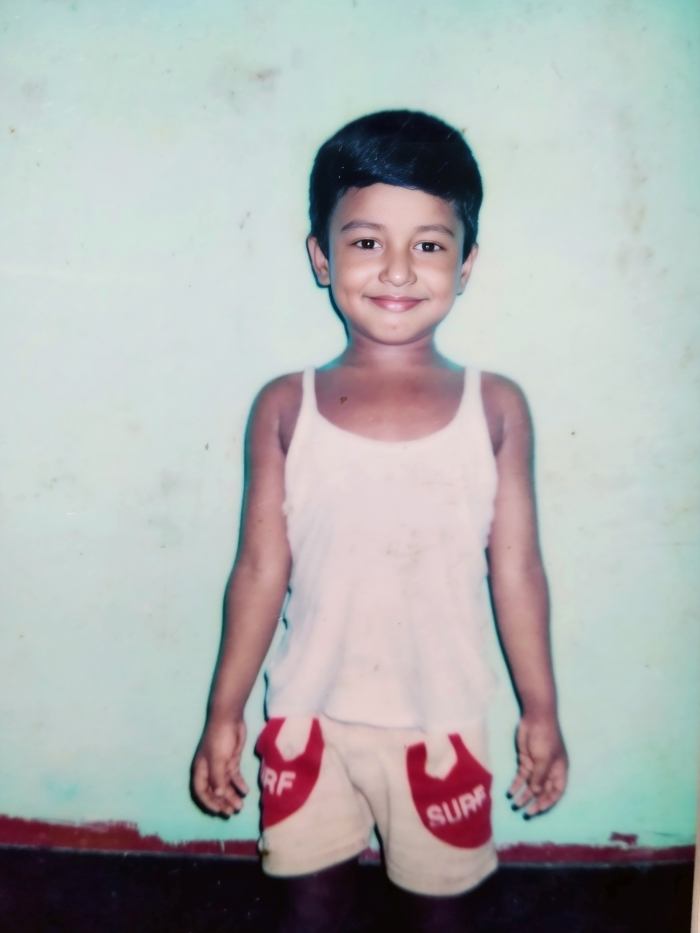
#> input picture images/i.jpg, 700 x 933 px
$ python histrogram_and_eqalization.py
#> lines starting #> are read from the running program, lines starting #| are printed output that depends on the picture
import cv2
import matplotlib.pyplot as plt

def plot_histogram(image, title, subplot_position):
    # Calculate histogram
    histogram = cv2.calcHist([image], [0], None, [256], [0, 256])

    # Plot histogram
    plt.subplot(subplot_position)
    plt.plot(histogram, color='blue')
    plt.xlabel('Pixel Intensity')
    plt.ylabel('Frequency')
    plt.title(title)

# Load the image
image_path = input("Enter the path to the image: ")
#> the answer given: images/i.jpg
image = cv2.imread(image_path)  # Read the image
#> image is the input picture: shape (933, 700, 3); mean B, G, R 176, 176.5, 174.5

if image is None:
    print("Error: Unable to read the image.")
else:
    # Convert the image to the LAB color space
    lab_image = cv2.cvtColor(image, cv2.COLOR_BGR2LAB)
#> lab_image: shape (933, 700, 3); mean of channels 0, 1, 2 181.5, 127.7, 128.4

    # Split the LAB image into channels
    l_channel, a_channel, b_channel = cv2.split(lab_image)
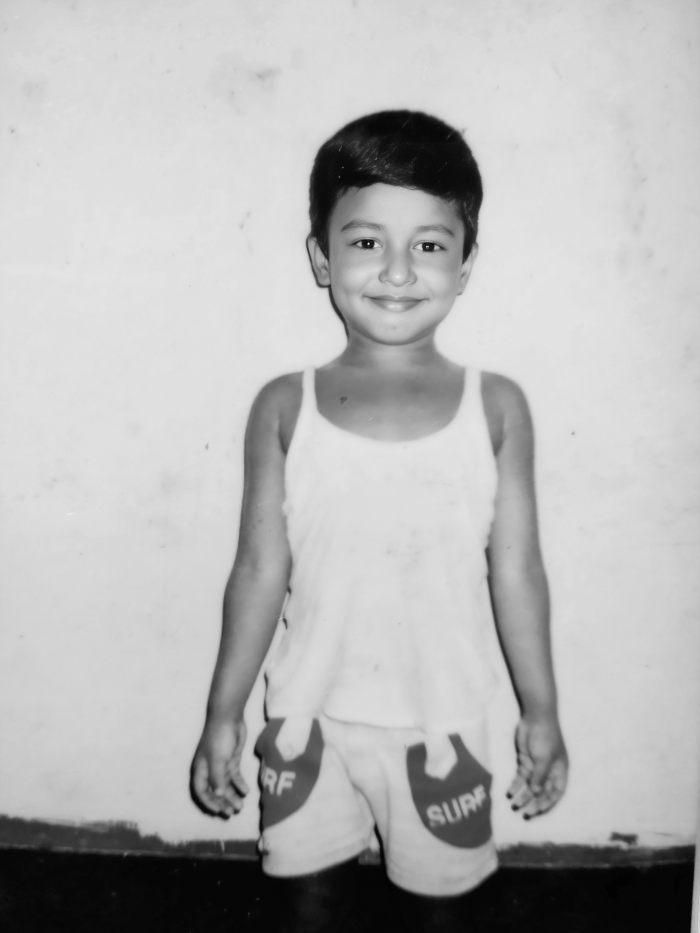
#> l_channel: shape (933, 700); min 2, max 237, mean 181.5
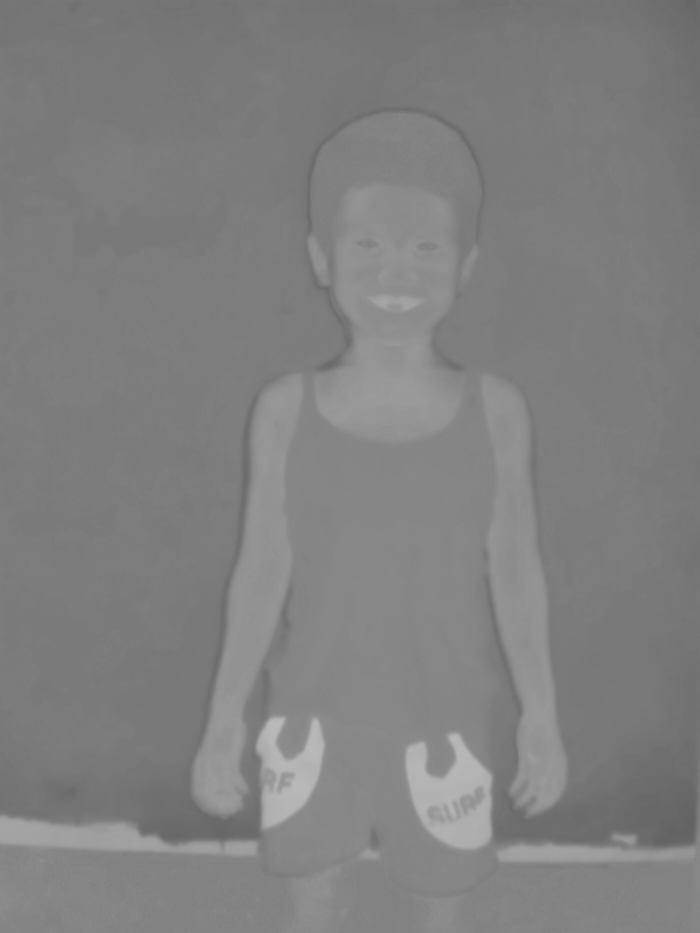
#> a_channel: shape (933, 700); min 98, max 186, mean 127.7
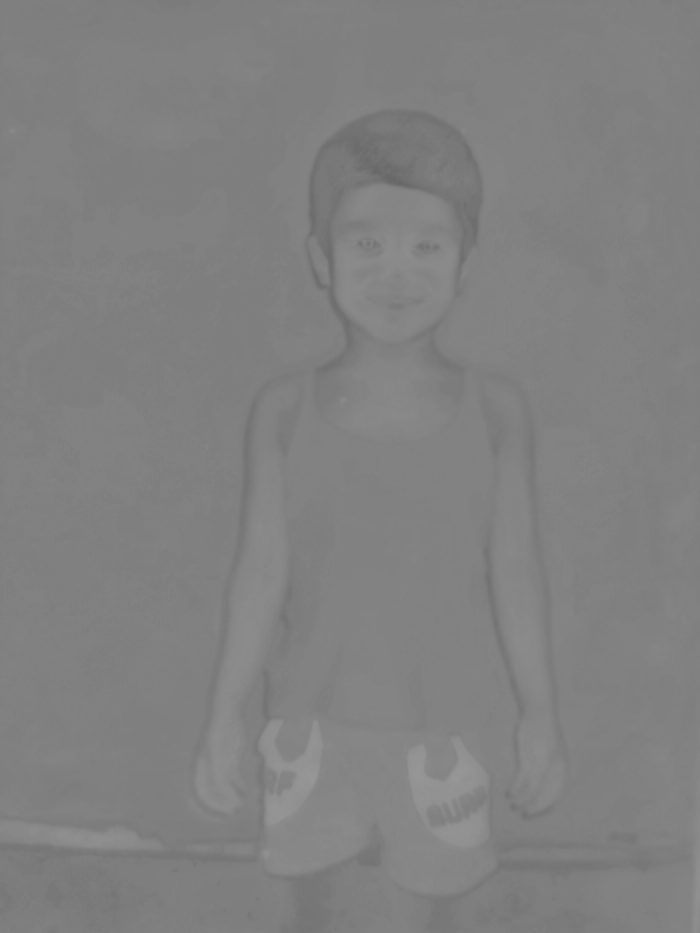
#> b_channel: shape (933, 700); min 103, max 151, mean 128.4

    # Perform histogram equalization on the L (luminance) channel
    equalized_l_channel = cv2.equalizeHist(l_channel)
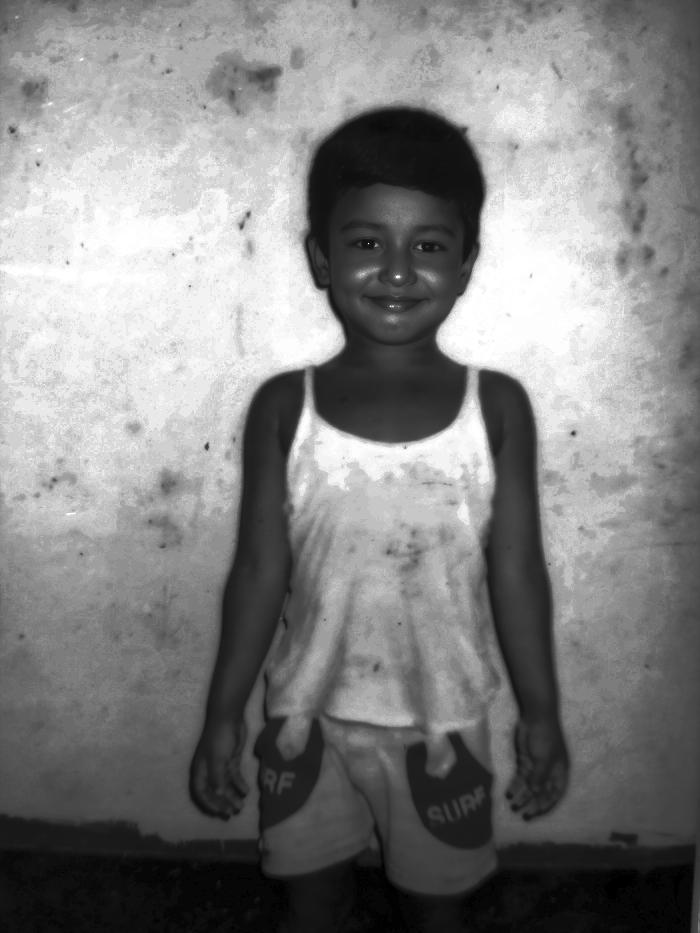
#> equalized_l_channel: shape (933, 700); min 0, max 255, mean 130.2

    # Plot histograms
    plt.figure(figsize=(12, 6))

    plt.subplots_adjust(wspace=0.5, hspace=0.5)  # Adjust the horizontal and vertical space between subplots

    plot_histogram(l_channel, 'Original Image Histogram', 231)
#> in plot_histogram, `histogram = cv2.calcHist([image], [0], None, [256], [0, 256])`: histogram = 256 values, max 37000 at index 223, min 0 at index 0, mean 2551.2
    plot_histogram(equalized_l_channel, 'Equalized Image Histogram', 234)

    # Merge the equalized L channel with the original A and B channels
    equalized_lab_image = cv2.merge((equalized_l_channel, a_channel, b_channel))
#> equalized_lab_image: shape (933, 700, 3); mean of channels 0, 1, 2 130.2, 127.7, 128.4

    # Convert the equalized LAB image back to the BGR color space
    equalized_image = cv2.cvtColor(equalized_lab_image, cv2.COLOR_LAB2BGR)
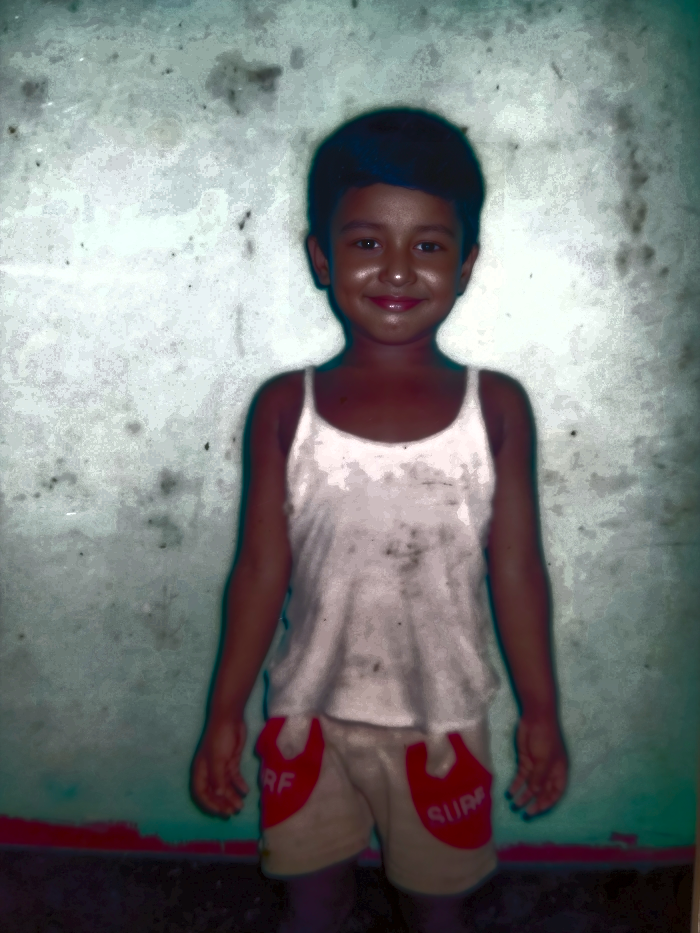
#> equalized_image: shape (933, 700, 3); mean B, G, R 124.9, 125.5, 122.5

    # Display the original and equalized images
    plt.subplot(232), plt.imshow(cv2.cvtColor(image, cv2.COLOR_BGR2RGB)), plt.title('Original Image')
    plt.subplot(235), plt.imshow(cv2.cvtColor(equalized_image, cv2.COLOR_BGR2RGB)), plt.title('Equalized Image')

    plt.show()
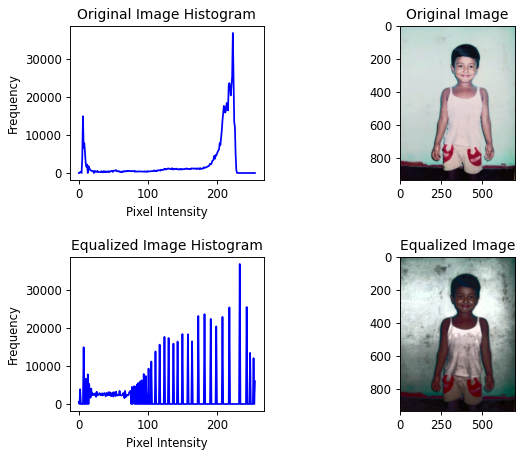
#> figure drawn by matplotlib, 4 panels; panel 1: curve peaks at x = 223, y = 37000; panel 2: curve peaks at x = 233, y = 37000
